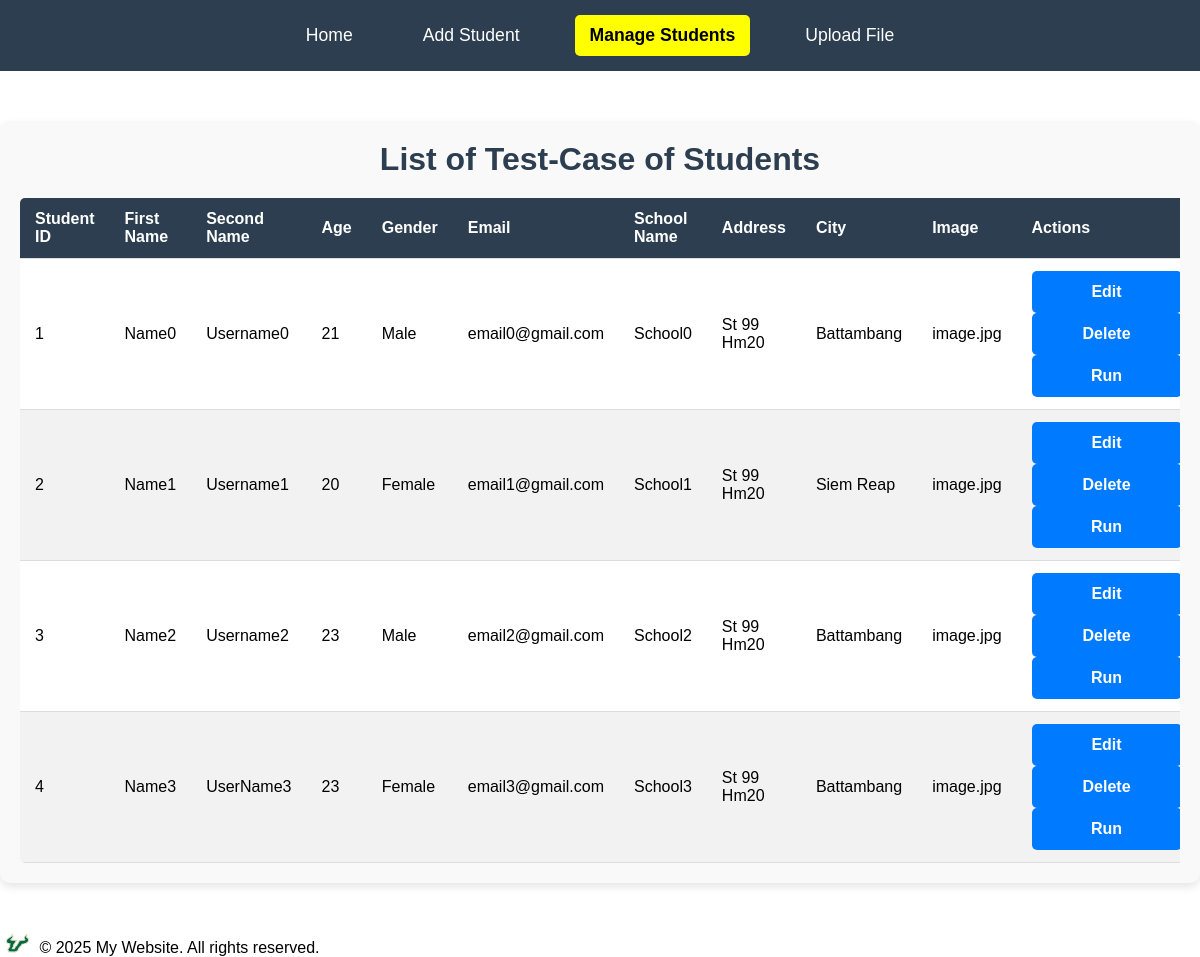
The app's page /student_list, older data.
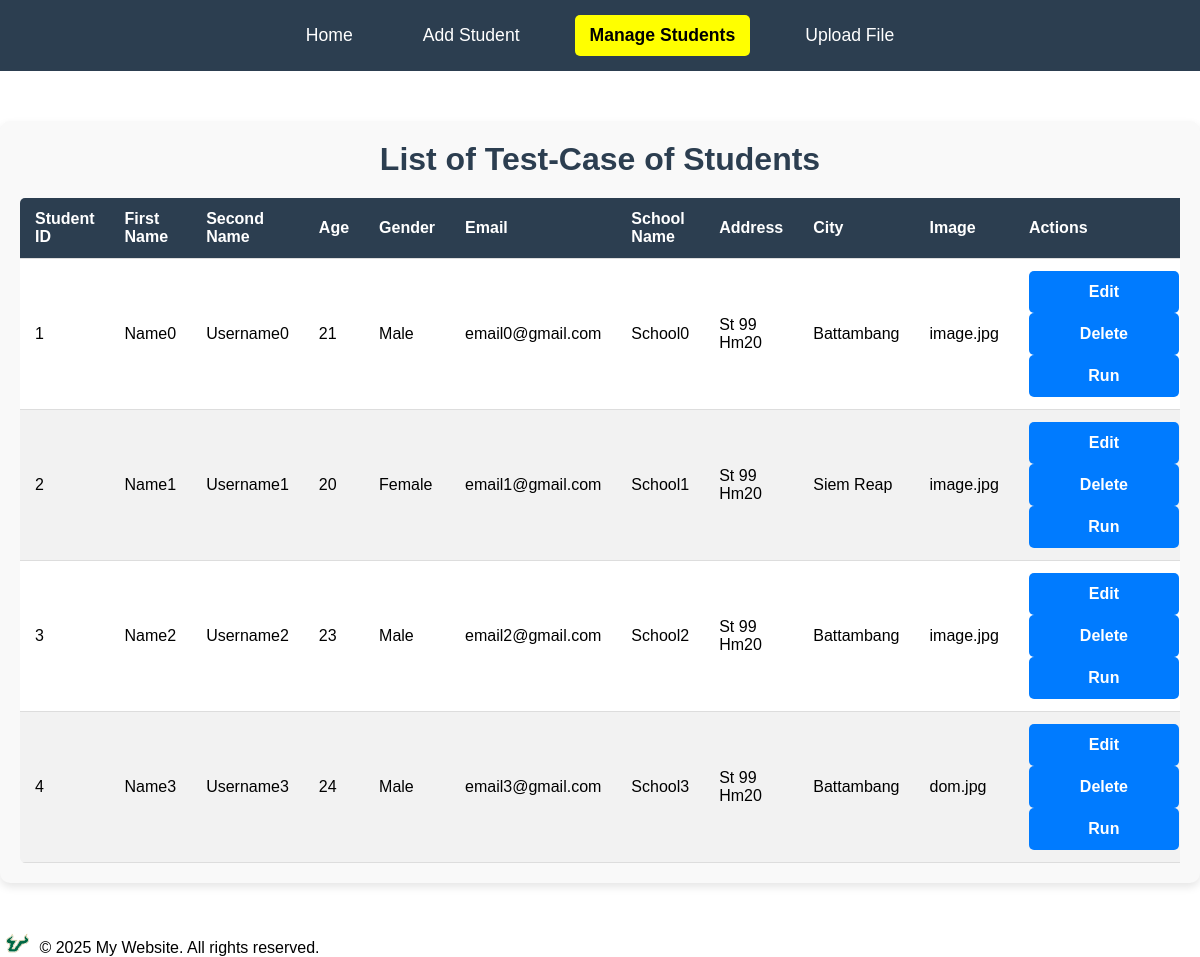
The same page, newer data.
### tables this page shows
CREATE TABLE students (
                first_name TEXT,
                second_name TEXT,
                age INTEGER,
                gender TEXT,
                email TEXT,
                school_name TEXT,
                addr TEXT,
                city TEXT,
                filename TEXT
            );

### app.py (the view)
@app.route('/student_list', methods=['GET'])
def student_list():
    con = sqlite3.connect("database.db")
    con.row_factory = sqlite3.Row
    cur = con.cursor()
    cur.execute("SELECT rowid, * FROM students")
    rows = cur.fetchall()
    con.close()
    return render_template("list.html", rows=rows)

### templates/list.html (shortened to what this page needs)
{% extends "layout.html" %}
{% block content %}
    <div class="container">
        <h1>List of Test-Case of Students</h1>
        {% if rows|length > 0 %}
            <div class="table-wrapper">
                <table class="student-table">
                    <thead>
                        <tr>
                            <th>Student ID</th>
                            <th>First Name</th>
                            <th>Second Name</th>
                            <th>Age</th>
                            <th>Gender</th>
                            <th>Email</th>
                            <th>School Name</th>
                            <th>Address</th>
                            <th>City</th>
                            <th>Image</th>
                            <th>Actions</th>
                        </tr>
                    </thead>
                    <tbody>
                        {% for row in rows %}
                        <tr>
                            <td>{{ row["rowid"] }}</td>
                            <td>{{ row["first_name"] }}</td>
                            <td>{{ row["second_name"] }}</td>
                            <td>{{ row["age"] }}</td>
                            <td>{{ row["gender"] }}</td>
                            <td>{{ row["email"] }}</td>
                            <td>{{ row["school_name"] }}</td>
                            <td>{{ row["addr"] }}</td>
                            <td>{{ row["city"] }}</td>
                            <td>
                                {% if row["filename"] %}
                                    {{ row["filename"] }}
                                {% else %}
                                    <span>No Image</span>
                                {% endif %}
                            </td>
                            <td>
                                <form action="{{ url_for('edit') }}" method="POST" style="display: inline;">
                                    <input type="submit" value="Edit" class="btn btn-edit">
                                </form>
                                <form onsubmit="return confirm('Are you sure you want to DELETE this student from the database?');"
                                      action="{{ url_for('delete') }}" method="POST" style="display: inline;">
                                    <input type="submit" value="Delete" class="btn btn-delete">
                                </form>
                                <form action="{{ url_for('run') }}" method="POST" style="display: inline;">
                                    <input type="submit" value="Run" class="btn btn-run">
                                </form>
                            </td>
                        </tr>
                        {% endfor %}
                    </tbody>
                </table>
            </div>
        {% else %}
            <p class="no-data">No students found in the database.</p>
        {% endif %}
    </div>
{% endblock %}

### templates/layout.html (shortened to what this page needs)
<!DOCTYPE html>
<html lang="en">
<head>
    <link rel="stylesheet" type="text/css" href="{{ url_for('static', filename='site.css') }}">
</head>
<body>
    <nav class="navbar">
        <div class="navbar-container">
            <a href="{{ url_for('home') }}" class="navbar-item {% if request.path == url_for('home') %}active{% endif %}">Home</a>
            <a href="{{ url_for('enternew') }}" class="navbar-item {% if request.path == url_for('enternew') %}active{% endif %}">Add Student</a>
            <a href="{{ url_for('student_list') }}" class="navbar-item {% if request.path == url_for('student_list') %}active{% endif %}">Manage Students</a>
            <a href="{{ url_for('upload') }}" class="navbar-item {% if request.path == url_for('upload') %}active{% endif %}">Upload File</a>
        </div>
    </nav>
    <main class="body-content">
        {% block content %}{% endblock %}
    </main>
    <footer class="footer">
        <p>
            <img src="{{ url_for('static', filename='logo.png') }}" alt="Logo" width="35" height="20">
            &copy; 2025 My Website. All rights reserved.
        </p>
    </footer>
</body>
</html>

### static/site.css (style rules this page uses)
* { margin: 0; padding: 0; box-sizing: border-box; font-family: Arial, sans-serif; }
.container { max-width: 1200px; margin: 50px auto; padding: 20px; background-color: #f9f9f9; border-radius: 10px; box-shadow: 0 4px 8px rgba(0, 0, 0, 0.1); }
h1 { text-align: center; color: #2c3e50; margin-bottom: 20px; display: flex; justify-content: center; align-items: center; }
.table-wrapper { overflow-x: auto; }
.student-table { width: 100%; border-collapse: collapse; background-color: white; border-radius: 5px; overflow: hidden; }
.student-table th, .student-table td { padding: 12px 15px; text-align: left; border-bottom: 1px solid #ddd; }
.student-table th { background-color: #2c3e50; color: white; font-weight: bold; }
.student-table tr:nth-child(even) { background-color: #f2f2f2; }
.btn { padding: 8px 15px; border: none; border-radius: 5px; cursor: pointer; font-size: 14px; font-weight: bold; transition: background-color 0.3s ease, transform 0.2s ease; display: inline-block; }
.btn-edit { background-color: #007BFF; color: white; margin-right: 8px; }
.btn-delete { background-color: #dc3545; color: white; }
input[type="submit"] { background-color: #007BFF; color: white; padding: 12px 20px; border: none; border-radius: 5px; cursor: pointer; font-size: 16px; font-weight: bold; transition: background-color 0.3s ease; width: 150px; align-self: center; }
.navbar { background-color: #2c3e50; padding: 15px 0; display: flex; justify-content: center; align-items: center; }
.navbar-container { display: flex; gap: 40px; }
.navbar a { color: white; text-decoration: none; font-size: 1.1em; font-weight: 500; padding: 10px 15px; transition: color 0.3s ease, background-color 0.3s ease; border-radius: 5px; }
.navbar .active { background-color: yellow; color: black; font-weight: bold; }

Row changes from the older to the newer data that the page shows:
changed students "Name3": second_name "UserName3" → "Username3"; age "23" → "24"; gender "Female" → "Male"; filename "image.jpg" → "dom.jpg"
